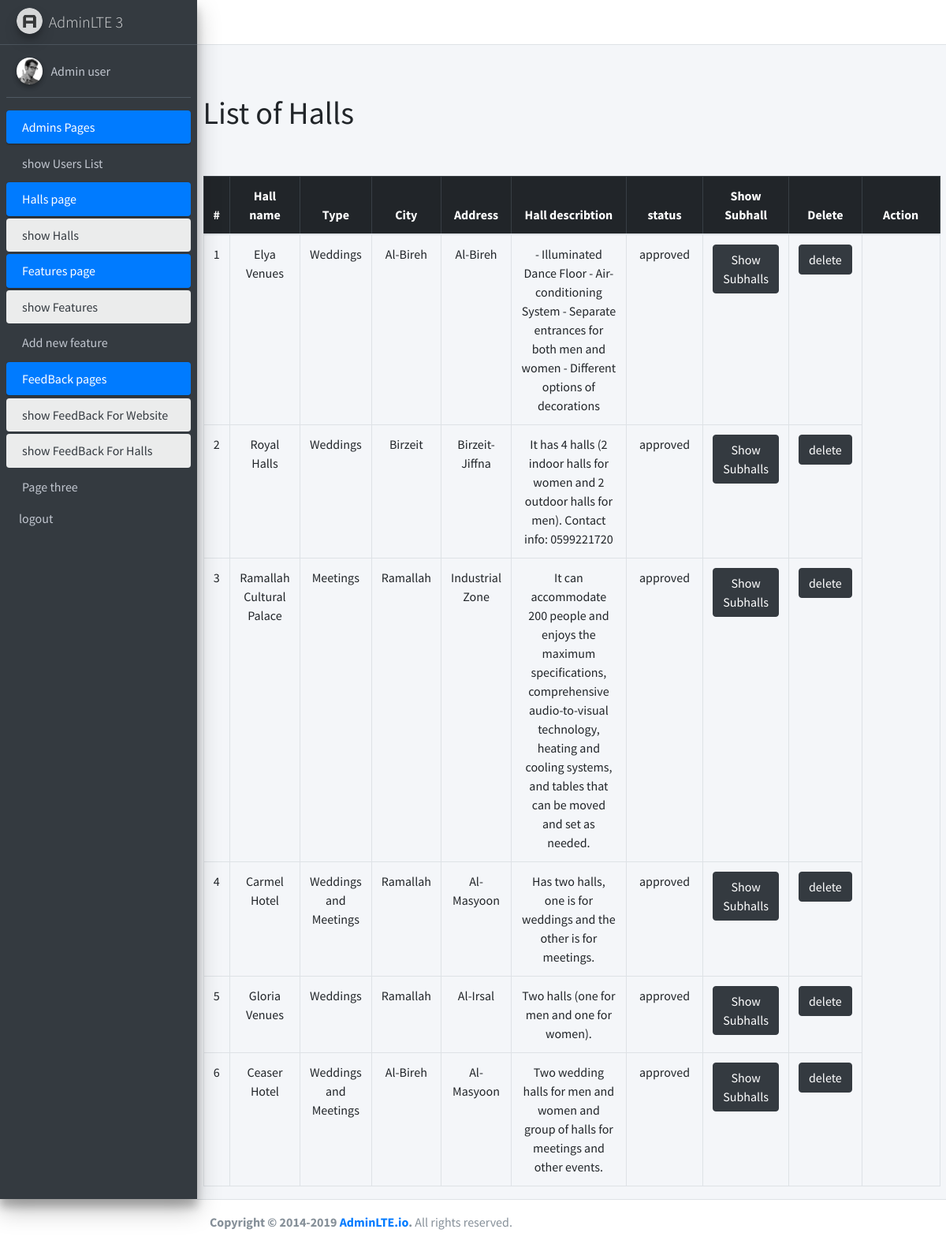
Before: /admin/showhalls.php with the older database file.
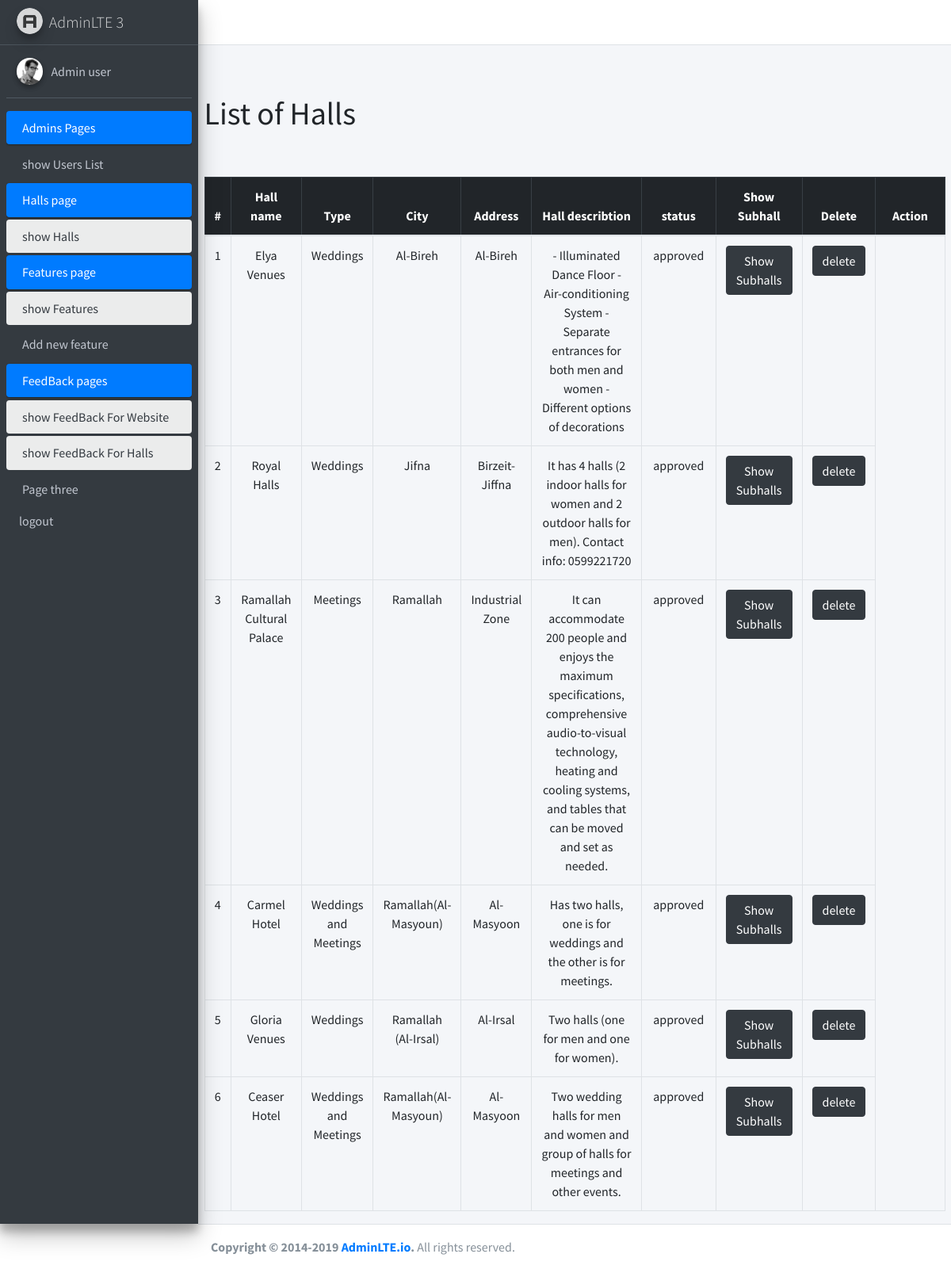
After: the same page with the newer database file.
### tables this page shows
CREATE TABLE `halls` (
  `id` int(11) NOT NULL,
  `name` varchar(200) NOT NULL,
  `type` int(11) NOT NULL,
  `city` enum('Birzeit','Jifna','Betonya','Kufur Aqab','Ramallah','Ramallah(Al-Masayif)','Ramallah(Al-Tireh)','Ramallah (Al-Irsal)','Ramallah(Al-Masyoun)','Al-Bireh','Al-Bireh(Nablus Street)','Al-Bireh(Al-Balou)','Al-Bireh(Um Al-Sharayet)','Al-Bireh(Al-Quds Street)') NOT NULL,
  `address` varchar(255) NOT NULL,
  `hall_describtion` varchar(500) NOT NULL,
  `image` varchar(500) NOT NULL,
  `image_view` varchar(255) NOT NULL,
  `user_id` int(11) NOT NULL,
  `status` enum('pending','approved','canceled') NOT NULL DEFAULT 'pending'
);

### admin/handlers/get-hall.php (called while the page is built)
<?php
$sql="SELECT id,name,type,city,address,hall_describtion,status FROM halls";
$sqlResult=mysqli_query($conn,$sql);
$hallData=mysqli_fetch_all($sqlResult);
?>

### admin/showhalls.php (the view, shortened to what this page needs)
<?php ob_start();
require("handlers/db.php");
require("handlers/get-hall.php");
$sql="SELECT * FROM halls";
$query=mysqli_query($conn,$sql);
if(mysqli_num_rows($query)>0){
$halls=mysqli_fetch_all($query,MYSQLI_ASSOC);
}
require("inc/header.php");
?>
<main role="main" class="flex-shrink-0 ">
        <div class="container">
        <br>
            <h1>List of Halls</h1>
            <br>
        <br>
            <table class="table table-bordered text-center justify-content-start">
                <thead  class="table-dark">
                    <tr>
                    <th scope="col">#</th>
                    <th scope="col"  style="width:10%">Hall name</th>
                    <th scope="col">Type</th>
                    <th scope="col">City</th>
                    <th scope="col">Address</th>
                    <th scope="col"style="width:30%">Hall describtion</th>
                    <th scope="col"style="width:17%">status</th>
                    <th scope="col"style="width:10%">Show Subhall</th>
                    <th scope="col">Delete</th>
                    <th scope="col"style="width:40%">Action</th>
                    </tr>
                </thead>
                <tbody>
<?php
if(isset($halls)){
foreach($hallData as $index=>$halls){?>
    <tr>
    <td><?=$index+1;?></td>
    <td><?=$halls[1];
    ?></td>
       <td><?php
    if ($halls[2]=='1'){
echo "Weddings";
}else if ($halls[2]=='2'){
    echo "Meetings";
}
else if ($halls[2]=='3'){
    echo "Weddings and Meetings";
}
?></td>
    <td><?=$halls[3];?></td>
    <td><?=$halls[4];?></td>
    <td><?=$halls[5];?></td>
   <td> <?=$halls[6];?> </td>
    <td><a href="showsubhallsadmin.php?hallId=<?= $_SESSION['hallId'];?>"class="btn btn-dark">Show Subhalls</a></td>
   <td><a href="handlers/deletehall.php?hallId=<?= $_SESSION['hallId'];?>"class="btn btn-dark">delete</a></td>
    </tr>
<?php }
}
else{?>
  <tr>
    <td colspan="6" class="text-center">No Halls Added</td>
  </tr>
  <?php
} ?>
                </tbody>
            </table>
        </div>
    </main>
  <?php
require("inc/footer.php");
?>

Changed rows visible on the page:
changed halls "Royal Halls": city "Birzeit" → "Jifna"
changed halls "Carmel Hotel": city "Ramallah" → "Ramallah(Al-Masyoun)"
changed halls "Gloria Venues": city "Ramallah" → "Ramallah (Al-Irsal)"
changed halls "Ceaser Hotel": city "Al-Bireh" → "Ramallah(Al-Masyoun)"
